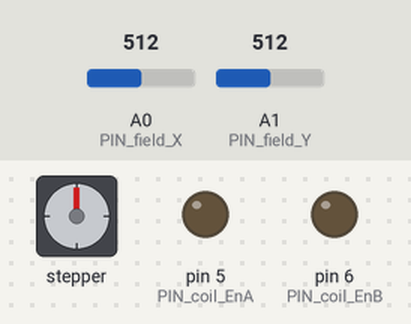
Recording of a sketch running on a simulated Arduino Nano, built with avr-gcc and run on an emulated ATmega328P. On the bench: stepper motor, output pins drawn as LEDs (lit = HIGH). Wiring (inferred from the names in the program): stepper motor (2048 steps per turn assumed): coils pin 7, pin 8, pin 9, pin 10. The inputs (shaded band) are chosen by the test bench; at power-on: A0 (PIN_field_X) = 512, A1 (PIN_field_Y) = 512. Pins used as bus, display or sensor lines are not drawn.

Above: at 2.3 s.
2.4 s: A0 (PIN_field_X) set to 716
At 3.6 s:
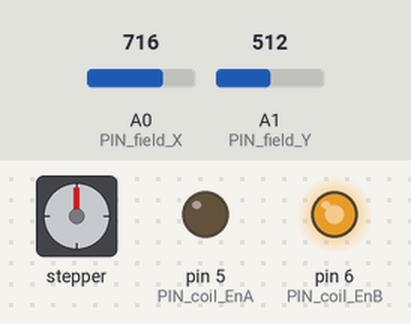
3.9 s: A1 (PIN_field_Y) set to 716
At 5.0 s:
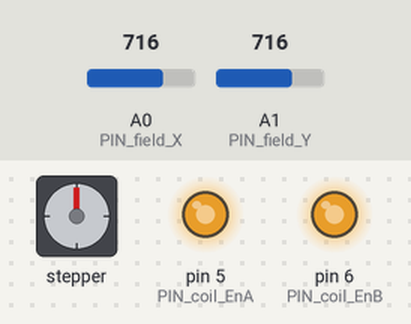
5.4 s: A0 (PIN_field_X) set to 749
At 6.1 s:
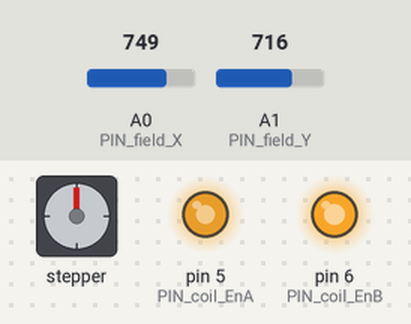
6.9 s: A0 (PIN_field_X) set to 768
At 7.3 s:
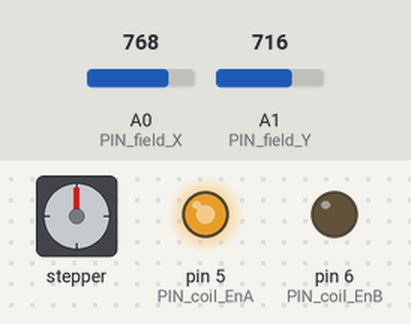
8.4 s: A1 (PIN_field_Y) set to 756
At 9.5 s:
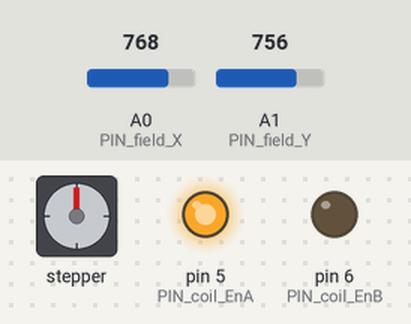
9.9 s: A1 (PIN_field_Y) set to 768
At 10.7 s:
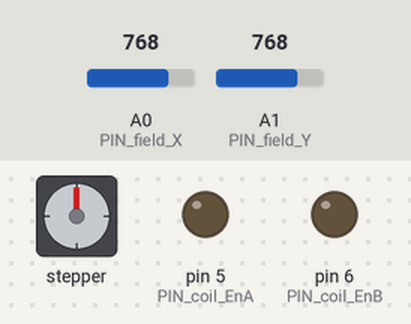
Timing chart, 0 to 12.4 s (numbered marks = the images above; inputs shaded):
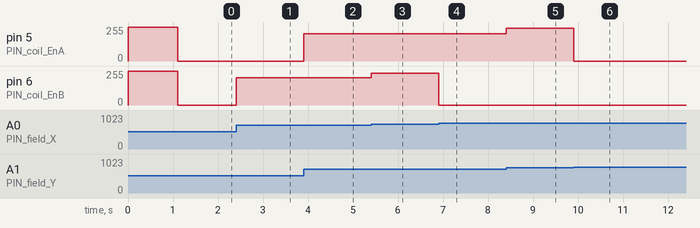

The sketch:

magnet_levitation.ino
```cpp
/*
Magnet levitaion

Author: Michael Kimmer
Year: 2023
*/


//////////////////////////////////////////////////////////////////////////////////////////////////////  DEFINITIONS  //////////////////////////////////////////////////////////////////////////////////////////////////////
// Starting values


// interrupts
#define TIMER_CYCLE_PERIOD_S 5
//#define TIMER_PRELOAD_VALUE 65535 - (15625 * 1)  // 1second timer //65535 - (16*10^6* 1second / 1024) //(used prescaler 1024)
#define TIMER_PRELOAD_VALUE 65535 - (16 * 1)  // 1second timer //65535 - (16*10^3* 1milisecond / 1024) //(used prescaler 1024) //not ideal 1ms !!

// define PINs   --ADC:  0-1023 for 10 bits or 0-4095 for 12 bits
#define PIN_field_X A0
#define PIN_field_Y A1

#define PIN_coil_EnA 5
#define PIN_coil_EnB 6
#define PIN_coil_IN1 7
#define PIN_coil_IN2 8
#define PIN_coil_IN3 9
#define PIN_coil_IN4 10

struct PID_values
{
    float P;
    float I;
    float D;
    int field_last_val;
};

//Global structure definition
struct PID_values PID_params_X = {.P = 3, .I = 1, .D = 0.3, .field_last_val = 0}; /////////////////////////////////////////
struct PID_values PID_params_Y = PID_params_X;


struct PID_values PID_component_X = {.P = 0, .I = 0, .D = 0, .field_last_val = 0};
struct PID_values PID_component_Y = PID_component_X;

//////////////////////////////////////////////////////////////////////////////////////////////////////  GLOBAL VARIABLES  //////////////////////////////////////////////////////////////////////////////////////////////////////
volatile int flag_interupt_Timer1 = 0;
volatile int timer_called = 5;


    int hall_field_x_offset = 570;
    int hall_field_y_offset = 570;

//////////////////////////////////////////////////////////////////////////////////////////////////////  FUNCTIONS  //////////////////////////////////////////////////////////////////////////////////////////////////////


// basic -- Fcns
#define MIN(X, Y) (((X) < (Y)) ? (X) : (Y))  // already define sth here ???
#define MAX(X, Y) (((X) > (Y)) ? (X) : (Y))
void delay_ms(unsigned long ms);

// interrupt -- Fcns
void ISR_fcn_button();

void process_serial();
int interrupt_processing();

void set_coil(int coil_num, int direction);
void read_hall(int *hall_field_x, int *hall_field_y);


//////////////////////////////////////////////////////////////////////////////////////////////////////  SETUP  //////////////////////////////////////////////////////////////////////////////////////////////////////
void setup()
{
    // set pins
    pinMode(PIN_field_X, INPUT);
    pinMode(PIN_field_Y, INPUT);
    pinMode(PIN_coil_EnA, OUTPUT);
    pinMode(PIN_coil_EnB, OUTPUT);
    pinMode(PIN_coil_IN1, OUTPUT);
    pinMode(PIN_coil_IN2, OUTPUT);
    pinMode(PIN_coil_IN3, OUTPUT);
    pinMode(PIN_coil_IN4, OUTPUT);

    digitalWrite(PIN_coil_EnA, HIGH);
    digitalWrite(PIN_coil_EnB, HIGH);
    digitalWrite(PIN_coil_IN1, LOW);
    digitalWrite(PIN_coil_IN2, LOW);
    digitalWrite(PIN_coil_IN3, LOW);
    digitalWrite(PIN_coil_IN4, LOW);

    // interrupt - Timer 1
    noInterrupts();  // disable all interrupts
    TCCR1A = 0;      // Timer/Counter Control Registers (TCCRnA/B)
    TCCR1B = 0;
    TCNT1 = TIMER_PRELOAD_VALUE;          // preload timer      // TCNTn = 65535 - (16x1010xTime in sec / Prescaler Value) //(used prescaler 1024)
    TCCR1B |= (1 << CS10) | (1 << CS12);  // 1024 prescaler
    TIMSK1 |= (1 << TOIE1);               // enable timer overflow interrupt ISR -- !! overflow
    interrupts();                         // enable all interrupts


    //read actual offset
    read_hall(&hall_field_x_offset, &hall_field_y_offset);
    delay(100);
    read_hall(&hall_field_x_offset, &hall_field_y_offset);

    // Serial
    Serial.begin(115200);
    delay(1000);
}

//////////////////////////////////////////////////////////////////////////////////////////////////////  LOOP  //////////////////////////////////////////////////////////////////////////////////////////////////////
int coil_x_dir = 0;
int coil_y_dir = 0;


void loop() {

    int hall_field_x, hall_field_y;

    if (flag_interupt_Timer1)
    {
        flag_interupt_Timer1 = 0;


        // Test 1 --- each 3 seconds read magnetic field and print the values to Serial
        read_hall(&hall_field_x, &hall_field_y);
//        Serial.print("Read x-field: ");
//        Serial.print(hall_field_x);
//        Serial.print("/tRead y-field: ");
//        Serial.println(hall_field_y);


        // Compute directions
        if(hall_field_x-hall_field_x_offset < -1) coil_x_dir = 1;
        else if(hall_field_x-hall_field_x_offset > 1) coil_x_dir = -1;
        else coil_x_dir = 0;

        if(hall_field_y-hall_field_y_offset < -1) coil_y_dir = 1;
        else if(hall_field_y-hall_field_y_offset > 1) coil_y_dir = -1;
        else coil_y_dir = 0;


        // With PWM
          analogWrite(PIN_coil_EnB, abs(hall_field_x-hall_field_x_offset));
          analogWrite(PIN_coil_EnA, abs(hall_field_y-hall_field_y_offset));

//          digitalWrite(PIN_coil_EnB, HIGH);
//          digitalWrite(PIN_coil_EnA, LOW);


        //Test 0
        set_coil(1, coil_x_dir);
        set_coil(0, coil_y_dir);


    }
}

//////////////////////////////////////////////////////////////////////////////////////////////////////  FUNCTIONS  //////////////////////////////////////////////////////////////////////////////////////////////////////

///////////////////////////////////////////////////// basic -- Fcns /////////////////////////////////////////////////////
void delay_ms(unsigned long ms) {
    unsigned long i, T;

    T = 3200 * ms;  // max: 1342s = 22.3min
    for (i = 0; i < T; i++) {
        asm volatile("nop");
    }
}

///////////////////////////////////////////////////// interrupt -- Fcns /////////////////////////////////////////////////////

// TIMER1 - interrupt service routine for overflow
// 1second period !!!
ISR(TIMER1_OVF_vect) {
    TCNT1 = TIMER_PRELOAD_VALUE;  // 1second period  //preload timer      // TCNTn = 65535 - (16x1010xTime in sec / Prescaler Value) //(used prescaler 1024)
    timer_called += 1;

    if (timer_called >= TIMER_CYCLE_PERIOD_S) {
        timer_called = 0;  // reset timer counting !!

        flag_interupt_Timer1 = 1;
        // change current program within interrupt_processing() !! ?????!!!!!
    }
}

// Serial -- NOT an interrupt !!!
void process_serial() {
    int i, j, k;
    int received_len = 0, isNumeric = 1;

    //receive string
    String receivedData = Serial.readString();  // read until timeout
    receivedData.trim();                        // remove any \r \n whitespace at the end of the String

    Serial.print("MagnetLevitation: Received: ");
    Serial.println(receivedData);

    // check numeric

    // processing

    // reset timer counting !!
    timer_called = 0;
}

int interrupt_processing() {
    //'Interrupt' from Serial
    if (Serial.available() > 0) {
        process_serial();
        //flag_interupt_Timer1 = 1;  // for debouncing -- see the manual interupt of the first letter (solved by 'debounce') !!!!!!!!!
        return 1;
    }

    // interrupt seen in Timer1
    if (flag_interupt_Timer1) {
        flag_interupt_Timer1 = 0;
         // change current program !!
        return 1;
    }

    // No interrupt seen
    return 0;
}

///////////////////////////////////////////////////// Coils -- Fcns /////////////////////////////////////////////////////


void set_coil(int coil_num, int direction)
{
    switch(coil_num){
        case 0:
            switch(direction){
                case -1:
                    digitalWrite(PIN_coil_IN1, LOW);
                    digitalWrite(PIN_coil_IN2, HIGH);
                    break;
                case 0:
                    digitalWrite(PIN_coil_IN1, LOW);
                    digitalWrite(PIN_coil_IN2, LOW);
                    break;
                case 1:
                    digitalWrite(PIN_coil_IN1, HIGH);
                    digitalWrite(PIN_coil_IN2, LOW);
                    break;
            }
            break;

        case 1:
            switch(direction){
            case -1:
                    digitalWrite(PIN_coil_IN3, LOW);
                    digitalWrite(PIN_coil_IN4, HIGH);
                    break;
            case 0:
                    digitalWrite(PIN_coil_IN3, LOW);
                    digitalWrite(PIN_coil_IN4, LOW);
                    break;
            case 1:
                    digitalWrite(PIN_coil_IN3, HIGH);
                    digitalWrite(PIN_coil_IN4, LOW);
                    break;
            }
            break;
    }

}

void read_hall(int *hall_field_x, int *hall_field_y)
{

    // read Analog values
    *hall_field_x = analogRead(PIN_field_X);
    *hall_field_y = analogRead(PIN_field_Y);

}

void update_PID(int hall_field_x, int hall_field_y)
{
    // update P component
    PID_component_X.P = PID_params_X.P * hall_field_x;
    PID_component_Y.P = PID_params_Y.P * hall_field_y;

    // update I component
    PID_component_X.I += PID_params_X.I * hall_field_x;
    PID_component_Y.I += PID_params_Y.I * hall_field_y;

    // update D component
    PID_component_X.D = PID_params_X.D * (hall_field_x - PID_component_X.field_last_val);
    PID_component_Y.D = PID_params_Y.D * (hall_field_y - PID_component_Y.field_last_val);

    //at the end save the last value of field
    PID_component_X.field_last_val = hall_field_x;
    PID_component_Y.field_last_val = hall_field_y;

}
```

Measured:
- the behaviour switches between 767 and 768 on A0 (PIN_field_X) (found by bisection; images 3 and 4)
- the behaviour switches between 767 and 768 on A1 (PIN_field_Y) (found by bisection; images 5 and 6)
- after the input at 2.4 s, pin 6 (PIN_coil_EnB): 0/255 → 204/255 at once
- after the input at 3.9 s, pin 5 (PIN_coil_EnA): 0/255 → 204/255 at once
- after the input at 5.4 s, pin 6 (PIN_coil_EnB): 204/255 → 237/255 at once
- after the input at 6.9 s, pin 6 (PIN_coil_EnB): 237/255 → 0/255 at once
- after the input at 8.4 s, pin 5 (PIN_coil_EnA): 204/255 → 244/255 at once
- after the input at 9.9 s, pin 5 (PIN_coil_EnA): 244/255 → 0/255 at once
